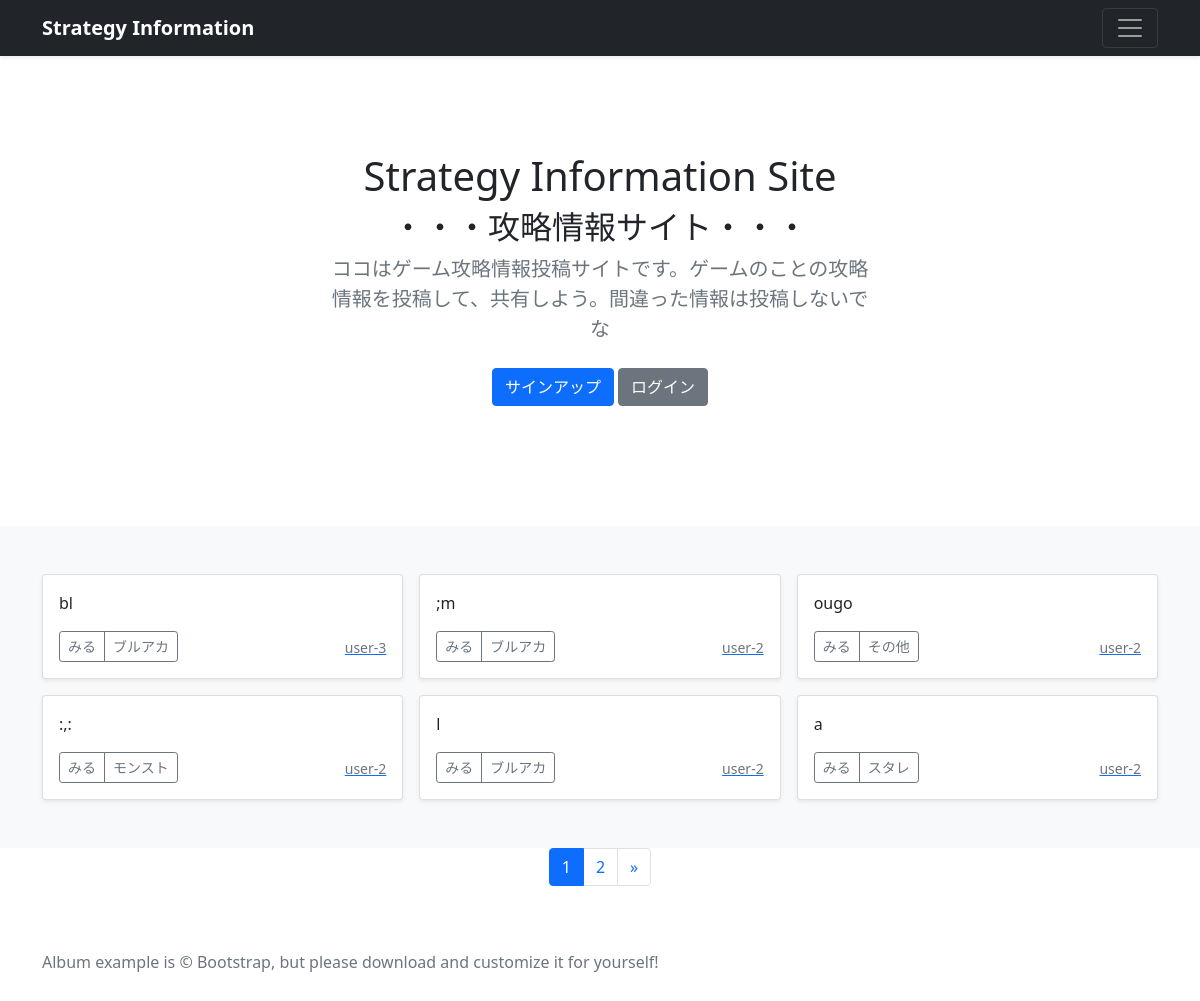
The page / on the database its author committed.
### photo/models.py (models this page shows, shortened)
class PhotoPost(models.Model):
    user = models.ForeignKey(CustomUser, verbose_name="ユーザ", on_delete=models.CASCADE)
    category = models.ForeignKey(
        Category, verbose_name="カテゴリ", on_delete=models.PROTECT
    )
    title = models.CharField(verbose_name="タイトル", max_length=200)
    comment = models.TextField(verbose_name="コメント")
    image1 = models.ImageField(verbose_name="イメージ1", upload_to="photos", blank=True)
    posted_at = models.DateTimeField(verbose_name="投稿日時", auto_now=True)

class Category(models.Model):
    title = models.CharField(verbose_name="カテゴリー", max_length=20)

### accounts/models.py (models this page shows)
class CustomUser(AbstractUser):
    pass

### photo/views.py (the view)
# urls.py: path("", views.IndexView.as_view(), name="index"),
class IndexView(ListView):
    template_name = "index.html"
    queryset = PhotoPost.objects.order_by("-posted_at")
    paginate_by = 6

### photo/templates/index.html (shortened to what this page needs)
{% extends 'base.html' %}
{% block contents %}
{% include "photos_title.html" %}
{% include "photos_list.html" %}
{% include "pagination.html" %}
{% endblock %}

### photo/templates/photos_list.html
<div class="album py-5 bg-light">
  <div class="container">
    <div class="row row-cols-1 row-cols-sm-2 row-cols-md-3 g-3">
      {% for record in object_list %}
      <div class="col">
        <div class="card shadow-sm">
          <div class="card-body">
            <p class="card-text">{{record.title}}</p>
            <div class="d-flex justify-content-between align-items-center">
              <div class="btn-group">
                <button type="button" class="btn btn-sm btn-outline-secondary"
                  onclick="location.href='{% url 'photo:photo_detail' record.pk %}'">みる</button>
                <button type="button" class="btn btn-sm btn-outline-secondary"
                  onclick="location.href='{% url 'photo:photos_category' category=record.category.id %}'">{{record.category.title}}</button>
              </div>
              <a href="{% url 'photo:user_list' user=record.user.id %}"><small
                  class="text-muted">{{record.user.username}}</small></a>
            </div>
          </div>
        </div>
      </div>
      {% endfor %}
    </div>
  </div>
</div>

### rows shown on the page
PhotoPost: title "bl", category "ブルアカ", user.username "user-3"
PhotoPost: title ";m", category "ブルアカ", user.username "user-2"
PhotoPost: title "ougo", category "その他", user.username "user-2"
PhotoPost: title ":,:", category "モンスト", user.username "user-2"
PhotoPost: title "l", category "ブルアカ", user.username "user-2"
PhotoPost: title "a", category "スタレ", user.username "user-2"

### other values the page prints
{{ num }} "1"
{{ num }} "2"
